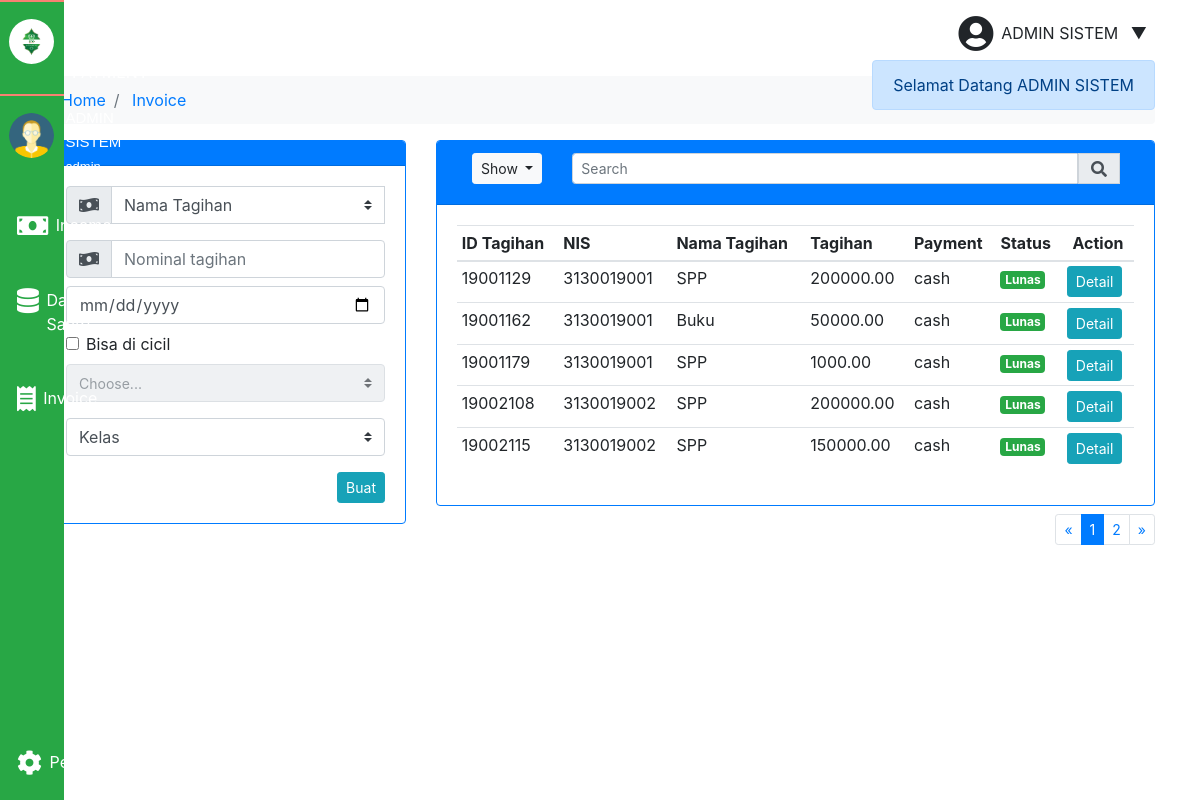
Page /dashboard/admin/?page=invoice (signed in) on the committed database.
### tables this page shows
CREATE TABLE `data_admin` (
  `nis` bigint(15) NOT NULL,
  `id_akun` bigint(15) DEFAULT NULL,
  `nama` varchar(25) NOT NULL,
  `jenis_kelamin` enum('laki','perempuan') NOT NULL,
  `waktu_masuk` date NOT NULL,
  `ttl` date NOT NULL,
  `alamat` text NOT NULL,
  `kota` varchar(50) NOT NULL,
  `no_hp` bigint(20) DEFAULT NULL,
  `nm_no` varchar(255) NOT NULL,
  `namapic` varchar(255) DEFAULT NULL
);

CREATE TABLE `tagihan` (
  `id_tagihan` bigint(15) NOT NULL,
  `id_transaksi` varchar(50) DEFAULT NULL,
  `nis` bigint(15) NOT NULL,
  `nm_tagihan` varchar(50) NOT NULL,
  `nominal` decimal(10,2) NOT NULL,
  `waktu_dibuat` datetime NOT NULL
);

CREATE TABLE `transaksi` (
  `id_transaksi` varchar(50) NOT NULL,
  `order_id` bigint(25) NOT NULL,
  `nis` bigint(15) NOT NULL,
  `nominal` decimal(10,2) NOT NULL,
  `token` varchar(50) NOT NULL,
  `status_tr` varchar(15) NOT NULL,
  `status_code` varchar(10) NOT NULL,
  `payment_type` varchar(15) NOT NULL,
  `va_number` varchar(50) NOT NULL,
  `bank` varchar(15) NOT NULL,
  `tr_time` datetime NOT NULL
);

### dashboard/admin/Admin_Controller.php (called while the page is built, shortened)
<?php
class Admin_Controller extends Config
{
    public $db;
    protected $showlimit = [5];
    function __construct()
    {
        $mysqli = new mysqli($this->host, $this->user, $this->passwd, $this->defaultdb);
        $this->db = $mysqli;
    }
    public function dataUserAkun(string $userID)
    {
        $q_select_s = $this->db->query("select * from data_admin sa
        inner join akun a on sa.id_akun=a.id_akun
        inner join level_user l on a.id_level=l.id_level where a.email='$userID'");
        if ($q_select_s){
            return array(
                'status' => true,
                'data' => $q_select_s->fetch_assoc()
            );
        }
    }
    function ambilDetail(string $id_tr)
    {
        $query = $this->db->query("select s.nis, s.semester, k.kelas, tr.nominal as trnom,
        s.nama, t.id_transaksi, tr.order_id, t.nm_tagihan, tr.status_tr, tr.status_code,
        tr.payment_type, tr.va_number, tr.tr_time, t.id_tagihan from transaksi tr
        inner join tagihan t on tr.id_transaksi=t.id_transaksi
        inner join data_siswa s on tr.nis=s.nis
        inner join kelas k on s.id_kelas=k.id_kelas where tr.id_transaksi='$id_tr'");
        if ($query->num_rows > 0) {
            return array('data' => $query->fetch_assoc(), 'pesan' => 'Data ada.', 'status' => true);
        }
    }
    function tbtagihan(int $limit, int $offset=0, String $search){
        $result = array();
        $query = "select t.nm_tagihan, t.nominal, tr.payment_type, tr.status_code, t.id_tagihan, t.id_transaksi, t.nis
        from tagihan t left join transaksi tr
        on tr.id_transaksi=t.id_transaksi";
        $query .= " limit ".$limit." offset $offset";
        $query_py = $this->db->query($query);
        $total_row = $this->db->query("select count(id_tagihan) as total_tagihan from tagihan")->fetch_assoc();
        if ($query_py){
            $no_index = 0;
            while ($data = $query_py->fetch_assoc()){
                $result[$no_index++] = $data;
            }
            return array(
                'data' => $result,
                'status' => true,
                'total_row' => $total_row['total_tagihan'],
                'last_show' => $this->showlimit
            );
        }
    }
}

### dashboard/admin/invoice.php (the view, shortened to what this page needs)
<div class="row">
    <div class="col-sm-auto mb-3">
        <div class="card border-primary">
            <div class="card-header bg-primary"></div>
            <div class="card-body">
                <form action="" method="POST">
                    <div class="input-group mb-3">
                        <div class="input-group-prepend">
                            <label class="input-group-text" for="inputGroupSelect01"><i class="fas fa-money-bill-wave">
                                </i></label>
                        </div>
                        <select class="custom-select" name="nmtagihan" id="selectNamaTagihan">
                            <option selected disabled>Nama Tagihan</option>
                        </select>
                    </div>
                    <div class="input-group mb-2">
                        <div class="input-group-prepend">
                            <div class="input-group-text"><i class="fas fa-money-bill-wave"></i></div>
                        </div>
                        <input type="number" class="form-control" name="nominal" id="nominal"
                            placeholder="Nominal tagihan">
                    </div>
                    <div class="input-group mb-2">
                        <input type="date" class="form-control" name="waktu_dibuat" id="waktudibuat">
                    </div>
                    <div class="form-check mb-2">
                        <input type="checkbox" onclick="activate_cicilan()" id="act_checkbox" name="dicicil"
                            class="form-check-input">
                        <label class="form-check-label">Bisa di cicil</label>
                    </div>
                    <div class="form-group">
                        <select id="jumlahcicilan" name="jumlahCicilan" onclick="selectCil()"
                            class="custom-select form-control-sm" disabled>
                            <option selected>Choose...</option>
                        </select>
                    </div>
                    <div class="form-group">
                        <select class="custom-select" name="kelas" <?= isset($_GET['nis']) ? 'disabled' : 'required' ?>>
                            <option selected>Kelas</option>
                        </select>
                    </div>
                    <input type="submit" class="btn btn-info float-right btn-sm" name="submit" value="Buat">
                </form>
            </div>
        </div>
    </div>
    <div class="col">
        <div class="card border-primary">
            <div class="card-header bg-primary">
                <form action="" method="post">
                    <div class="d-flex flex-row">
                        <div class="col-auto">
                            <div class="btn-group">
                                <button class="btn btn-light btn-sm dropdown-toggle" type="button"
                                    data-toggle="dropdown" aria-haspopup="true" aria-expanded="false">
                                    Show
                                </button>
                            </div>
                        </div>
                        <div class="col">
                            <div class="input-group mb-2 mr-sm-2">
                                <input type="text" class="form-control form-control-sm" name="keyword"
                                    placeholder="Search">
                                <div class="input-group-prepend">
                                    <button type="submit" name="btnsearch" class="input-group-text btn btn-light"><i
                                            class="fas fa-search "></i></button>
                                </div>
                            </div>
                        </div>
                    </div>
                </form>
            </div>
            <div class="card-body">
                <table class="table table-responsive-sm table-sm">
                    <thead>
                        <tr>
                            <th>ID Tagihan</th>
                            <th>NIS</th>
                            <th>Nama Tagihan</th>
                            <th>Tagihan</th>
                            <th>Payment</th>
                            <th>Status</th>
                            <th class="text-center">Action</th>
                        </tr>
                    </thead>
                    <tbody>
                        <?php
                        $limit = (isset($_POST['limit'])) ? intval($_POST['limit']) : 5;
                        $keyword = (isset($_POST['btnsearch'])) ? $_POST['keyword'] : '';
                        $page = (isset($_GET['offset'])) ? intval($_GET['offset']) : 1;
                        $offset = ($page > 1) ? ($page * $limit) - $limit : 0;
                        $responOfTbTransaksi = $admController->tbtagihan($limit, $offset, $keyword);
                        foreach ($responOfTbTransaksi['data'] as $rows) : ?>
                        <tr>
                            <td><?= $rows['id_tagihan'] ?></td>
                            <td><?= $rows['nis'] ?></td>
                            <td><?= $rows['nm_tagihan'] ?></td>
                            <td><?= $rows['nominal'] ?></td>
                            <?php if ($rows['payment_type'] != null) : ?>
                            <td><?= $rows['payment_type'] ?></td>
                            <?php else : ?>
                            <td class="text-center">-</td>
                            <?php endif ?>
                            <?php if ($rows['status_code'] == "200") : ?>
                            <td><span class="badge bg-success text-white">Lunas</span></td>
                            <?php elseif ($rows['status_code'] == "201") : ?>
                            <td><span class="badge bg-warning text-white">Pending</span></td>
                            <?php elseif ($rows['status_code'] == "407") : ?>
                            <td><span class="badge bg-danger text-white">Kadaluarsa</span></td>
                            <?php elseif ($rows['status_code'] == null) : ?>
                            <td><span class="badge bg-primary text-white">onProses</span></td>
                            <?php endif ?>
                            <?php if ($rows['id_transaksi'] != null) : ?>
                            <?php $d = $admController->ambilDetail($rows['id_transaksi'])['data'] ?>
                            <td>
                                <a href="#" class="btn btn-sm btn-info" role="button" id="linkdetails"
                                    data-target="#modalDetailCash" data-toggle="modal" data-nis="<?= $d['nis'] ?>"
                                    data-nama="<?= $d['nama'] ?>" data-semester="<?= $d['semester'] ?>"
                                    data-kelas="<?= $d['kelas'] ?>" data-idtagihan="<?= $d['id_tagihan'] ?>"
                                    data-trtime="<?= $d['tr_time'] ?>" data-paymenttype="<?= $d['payment_type'] ?>"
                                    data-vanumber="<?= $d['va_number'] ?>" data-nmtagihan="<?= $d['nm_tagihan'] ?>"
                                    data-trnom="<?= $d['trnom'] ?>" data-statustr="<?= $d['status_tr'] ?>">Detail</a>
                            </td>
                            <?php endif ?>
                        </tr>
                        <?php endforeach ?>
                    </tbody>
                </table>
            </div>
        </div>
        <nav aria-label="Page navigation example" class="mt-2">
            <ul class="pagination pagination-sm justify-content-end">
                <li class="page-item">
                    <a class="page-link" href="#" aria-label="Previous">
                        <span aria-hidden="true">&laquo;</span>
                    </a>
                </li>
                <?php for($i=1; $i <= ceil($responOfTbTransaksi['total_row'] / $limit); $i++) : ?>
                <li class="page-item <?= ($page == $i) ? 'active' : null ?>"><a class="page-link"
                        href="?page=invoice&offset=<?= $i ?>"><?= $i ?></a></li>
                <?php endfor ?>
                <li class="page-item">
                    <a class="page-link" href="#" aria-label="Next">
                        <span aria-hidden="true">&raquo;</span>
                    </a>
                </li>
            </ul>
        </nav>
    </div>
</div>

### dashboard/admin/index.php (shortened to what this page needs)
<?php
require_once "./Admin_Controller.php";
$admController = new Admin_Controller();
$responOfDataUser = $admController->dataUserAkun($_SESSION['email']);
$data = ($responOfDataUser['status']) ? $responOfDataUser['data'] : null;
?>
<!DOCTYPE html>
<html lang="en">
<head>
    <link rel="stylesheet" href="https://stackpath.bootstrapcdn.com/bootstrap/4.1.3/css/bootstrap.min.css"
>
    <link rel="stylesheet" href="../../css/style.css">
    <link rel="stylesheet" href="https://cdnjs.cloudflare.com/ajax/libs/font-awesome/4.7.0/css/font-awesome.min.css">
    <link rel="stylesheet" href="https://use.fontawesome.com/releases/v5.7.0/css/all.css"
>
</head>
<body>
    <nav class="navbar navbar-success bg-success">
        <ul class="navbar-nav">
            <li class="nav-profile">
                <div class="user-pic">
                    <img src="../../assets/icons/EPP.png" alt="">
                </div>
            </li>
            <li class="nav-profile">
                <div class="user-pic">
                    <img src="../../assets/icons/admin.png" alt="">
                </div>
            </li>
            <li class="nav-item">
                <a href="?page=income" class="nav-link disabled">
                    <i class="fa fa-money"></i>
                </a>
            </li>
            <li class="nav-item dropdown-submenu">
                <a href="?page=datsiswa" class="nav-link">
                    <i class="fas fa-database"></i>
                </a>
            </li>
            <li class="nav-item">
                <a href="?page=invoice" class="nav-link" id="history">
                    <i class="fas fa-receipt"></i>
                </a>
            </li>
            <li class="nav-item">
                <a href="?page=setting" class="nav-link">
                    <i class="fa fa-cog"></i>
                </a>
            </li>
        </ul>
    </nav>
    <div class="container">
        <div class="row">
            <div class="col d-inline-flex justify-content-end">
                <div class="mt-2 d-flex p-2" id="btn-dropdown">
                    <i class='fas fa-user-circle' style='font-size:36px'></i>
                    <div class="dropdown">
                        <span
                            class="p-2"><?= explode(" ", strtoupper($data['nama']))[0]." ".explode(" ", strtoupper($data['nama']))[1]; ?></span>
                        <span style="margin-top: 7px;">&#9660;</span>
                    </div>
                </div>
            </div>
        </div>
        <div class="d-flex flex-row-reverse">
            <div class="position-absolute alert-primary alert fade <?= isset($_SESSION['alert']) ? 'show' : null ?>"
                id="alert" role="alert" style="z-index: 1;">
                <?= $_SESSION['alert'] ?></div>
        </div>
        <nav aria-label="breadcrumb">
            <ol class="breadcrumb mt-3 bg-light">
                <li class="breadcrumb-item"><a href="#">Home</a></li>
                <?php if (isset($_GET['page'])) : ?>
                <li class="breadcrumb-item <?= isset($_GET['sub']) ? null : 'active' ?>" aria-current="page">
                    <a href="?page=datsiswa"><?= ucfirst($_GET['page']) ?></a>
                </li>
                <?php endif ?>
            </ol>
        </nav>
        <?php
        if (isset($_GET['page'])) {
            if ($_GET['page'] == "income") {
                include "income.php";
            } else if ($_GET['page'] == "datsiswa") {
                include "datsiswa.php";
            } else if ($_GET['page'] == "invoice") {
                include "invoice.php";
            } else if ($_GET['page'] == "setting") {
                include "pengaturan.php";
            } else if ($_GET['page'] == "profil") {
                include "profil_saya.php";
            } else if ($_GET['page'] == "ubah-katasandi") {
                include "ubah_katasandi.php";
            } else if ($_GET['page'] == "edit") {
                include "edit_siswa.php";
            }
        }
        else {
            include "datsiswa.php";
        }
        ?>
    </div>
</body>
</html>

### rows in the picture
data_admin: nama "ADMIN", nama "SISTEM"
tagihan: id_tagihan "19001129", nis "3130019001", nm_tagihan "SPP", nominal "200000.00", id_transaksi.payment_type "cash"
tagihan: id_tagihan "19001162", nis "3130019001", nm_tagihan "Buku", nominal "50000.00", id_transaksi.payment_type "cash"
tagihan: id_tagihan "19001179", nis "3130019001", nm_tagihan "SPP", nominal "1000.00", id_transaksi.payment_type "cash"
tagihan: id_tagihan "19002108", nis "3130019002", nm_tagihan "SPP", nominal "200000.00", id_transaksi.payment_type "cash"
tagihan: id_tagihan "19002115", nis "3130019002", nm_tagihan "SPP", nominal "150000.00", id_transaksi.payment_type "cash"

### other values in the picture
$_SESSION['alert'] "Selamat Datang ADMIN SISTEM"
$_GET['page'] "Invoice"
